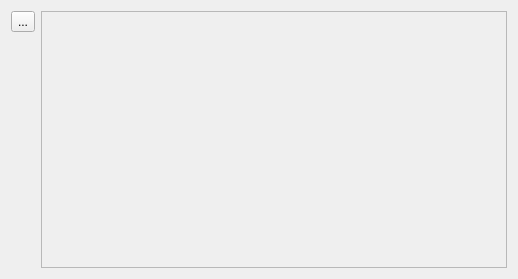
<?xml version="1.0" encoding="UTF-8"?>
<ui version="4.0">
 <class>Form</class>
 <widget class="QWidget" name="Form">
  <property name="geometry">
   <rect>
    <x>0</x>
    <y>0</y>
    <width>518</width>
    <height>279</height>
   </rect>
  </property>
  <property name="windowTitle">
   <string>Form</string>
  </property>
  <layout class="QHBoxLayout" name="horizontalLayout" stretch="0,0">
   <item>
    <layout class="QVBoxLayout" name="_">
     <item>
      <widget class="QToolButton" name="bt_clear">
       <property name="toolTip">
        <string>Clear history</string>
       </property>
       <property name="text">
        <string>...</string>
       </property>
       <property name="icon">
        <iconset theme="edit-clear"/>
       </property>
      </widget>
     </item>
     <item>
      <spacer name="verticalSpacer">
       <property name="orientation">
        <enum>Qt::Vertical</enum>
       </property>
       <property name="sizeHint" stdset="0">
        <size>
         <width>20</width>
         <height>40</height>
        </size>
       </property>
      </spacer>
     </item>
    </layout>
   </item>
   <item>
    <widget class="QScrollArea" name="scrollArea">
     <property name="widgetResizable">
      <bool>true</bool>
     </property>
     <widget class="QWidget" name="scrollAreaWidgetContents">
      <property name="geometry">
       <rect>
        <x>0</x>
        <y>0</y>
        <width>462</width>
        <height>263</height>
       </rect>
      </property>
      <layout class="QGridLayout" name="gridLayout">
       <item row="1" column="0">
        <layout class="QVBoxLayout" name="vertical_layout">
         <property name="sizeConstraint">
          <enum>QLayout::SetMinAndMaxSize</enum>
         </property>
         <item>
          <spacer name="verticalSpacer_2">
           <property name="orientation">
            <enum>Qt::Vertical</enum>
           </property>
           <property name="sizeHint" stdset="0">
            <size>
             <width>20</width>
             <height>40</height>
            </size>
           </property>
          </spacer>
         </item>
        </layout>
       </item>
      </layout>
     </widget>
    </widget>
   </item>
  </layout>
 </widget>
 <resources/>
 <connections/>
</ui>
